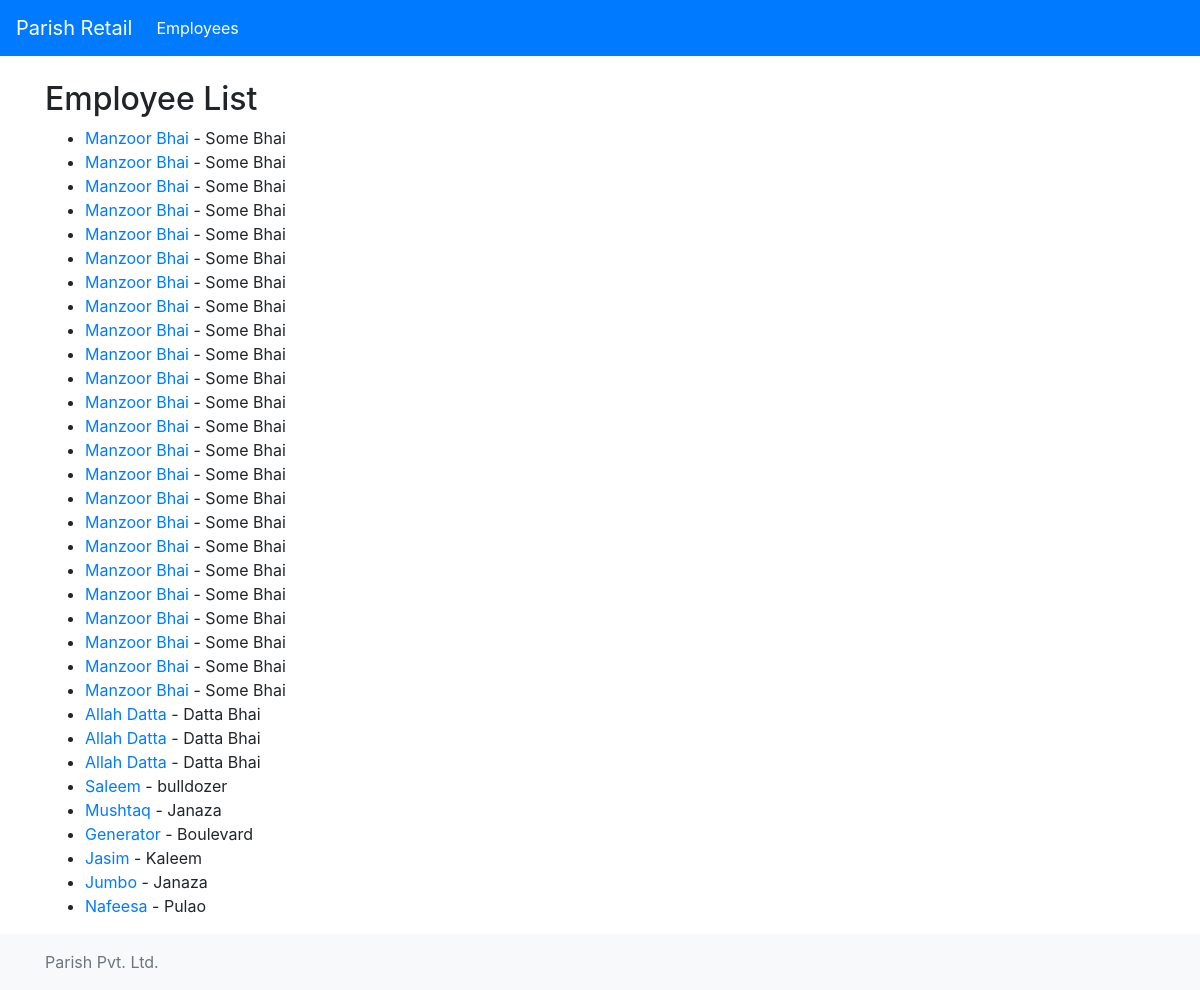
/Employees/employees/, run on an earlier commit of the app's database.
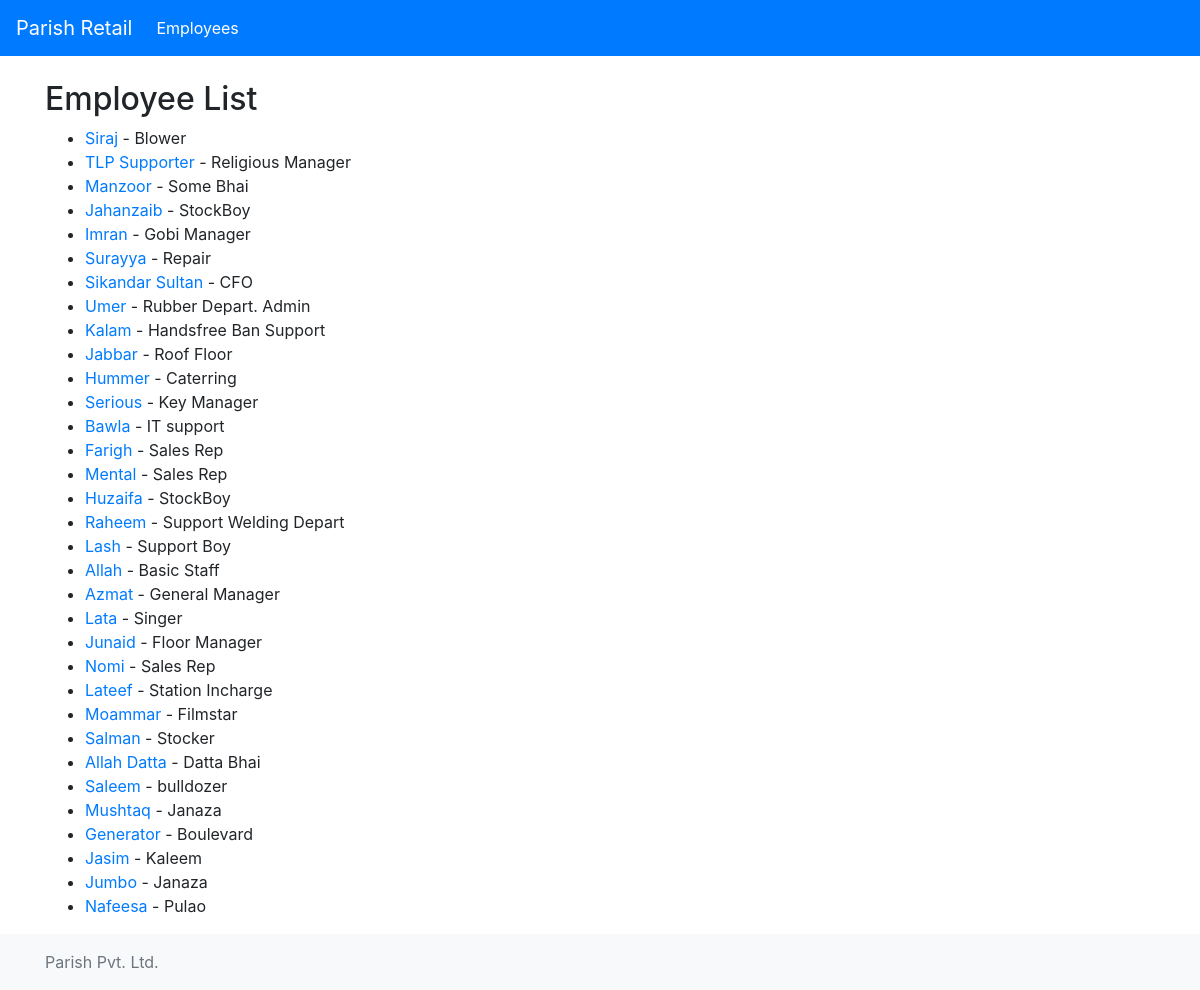
And on a later commit of the database.
### Employees/models.py (models this page shows, shortened)
class Employee(models.Model):
    name = models.CharField(max_length=50)
    Last_name = models.CharField(max_length=50)
    CNIC = models.IntegerField()
    designation = models.CharField(max_length=50)
    JobDescription = models.TextField(max_length=300)
    Holiday = models.CharField(max_length=10)
    Salary = models.IntegerField()
    holiday_group = models.CharField(max_length =10)

### Employees/views.py (the view)
# urls.py: path('employees/', EmployeeListView.as_view(), name='employee_list'),
class EmployeeListView(ListView):
    model = Employee
    context_object_name = 'employees'
    template_name = 'employee_list.html'

### Employees/templates/employee_list.html
{% extends 'base.html' %}
{% block content %}
<h2>Employee List</h2>
<ul>
    {% for employee in employees %}
    <li>
        <a href="{% url 'Employees:employee_detail' employee.id %}">{{ employee.name }}</a> - {{ employee.designation }}
    </li>
    {% endfor %}
</ul>
{% endblock %}

### templates/base.html (shortened to what this page needs)
<!DOCTYPE html>
<html lang="en">
<head>
    <link href="https://stackpath.bootstrapcdn.com/bootstrap/4.5.2/css/bootstrap.min.css" rel="stylesheet">
</head>
<body>
    <header>
        <nav class="navbar navbar-expand-lg navbar-dark bg-primary">
            <a class="navbar-brand" href="#">Parish Retail</a>
            <div class="collapse navbar-collapse" id="navbarNav">
                <ul class="navbar-nav">
                    <li class="nav-item active">
                        <a class="nav-link" href="{% url 'Employees:employee_list' %}">Employees</a>
                    </li>
                </ul>
            </div>
        </nav>
    </header>
    <main role="main" class="container mt-4">
        {% block content %}{% endblock %}
    </main>
    <footer class="footer mt-auto py-3 bg-light">
        <div class="container">
            <span class="text-muted">Parish Pvt. Ltd.</span>
        </div>
    </footer>
</body>
</html>

What changed in the data, as far as the page shows it:
changed Employee: name "Manzoor Bhai" → "Siraj"; designation "Some Bhai" → "Blower"
changed Employee: name "Manzoor Bhai" → "TLP Supporter"; designation "Some Bhai" → "Religious Manager"
changed Employee "Some Bhai": name "Manzoor Bhai" → "Manzoor"
changed Employee: name "Manzoor Bhai" → "Jahanzaib"; designation "Some Bhai" → "StockBoy"
changed Employee: name "Manzoor Bhai" → "Imran"; designation "Some Bhai" → "Gobi Manager"
changed Employee: name "Manzoor Bhai" → "Surayya"; designation "Some Bhai" → "Repair"
changed Employee: name "Manzoor Bhai" → "Sikandar Sultan"; designation "Some Bhai" → "CFO"
changed Employee: name "Manzoor Bhai" → "Umer"; designation "Some Bhai" → "Rubber Depart. Admin"
changed Employee: name "Manzoor Bhai" → "Kalam"; designation "Some Bhai" → "Handsfree Ban Support"
changed Employee: name "Manzoor Bhai" → "Jabbar"; designation "Some Bhai" → "Roof Floor"
changed Employee: name "Manzoor Bhai" → "Hummer"; designation "Some Bhai" → "Caterring"
changed Employee: name "Manzoor Bhai" → "Serious"; designation "Some Bhai" → "Key Manager"
changed Employee: name "Manzoor Bhai" → "Bawla"; designation "Some Bhai" → "IT support"
changed Employee: name "Manzoor Bhai" → "Farigh"; designation "Some Bhai" → "Sales Rep"
changed Employee: name "Manzoor Bhai" → "Mental"; designation "Some Bhai" → "Sales Rep"
changed Employee: name "Manzoor Bhai" → "Huzaifa"; designation "Some Bhai" → "StockBoy"
changed Employee: name "Manzoor Bhai" → "Raheem"; designation "Some Bhai" → "Support Welding Depart"
changed Employee: name "Manzoor Bhai" → "Lash"; designation "Some Bhai" → "Support Boy"
changed Employee: name "Manzoor Bhai" → "Allah"; designation "Some Bhai" → "Basic Staff"
changed Employee: name "Manzoor Bhai" → "Azmat"; designation "Some Bhai" → "General Manager"
changed Employee: name "Manzoor Bhai" → "Lata"; designation "Some Bhai" → "Singer"
changed Employee: name "Manzoor Bhai" → "Junaid"; designation "Some Bhai" → "Floor Manager"
changed Employee: name "Manzoor Bhai" → "Nomi"; designation "Some Bhai" → "Sales Rep"
changed Employee: name "Manzoor Bhai" → "Lateef"; designation "Some Bhai" → "Station Incharge"
changed Employee: name "Allah Datta" → "Moammar"; designation "Datta Bhai" → "Filmstar"
changed Employee: name "Allah Datta" → "Salman"; designation "Datta Bhai" → "Stocker"
